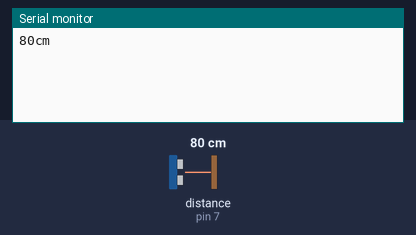
Recording of a sketch running on a simulated Arduino Uno, built with avr-gcc and run on an emulated ATmega328P. Parts: the last lines printed to the serial monitor. Wiring (inferred from the names in the program): ultrasonic range finder: trigger pin 6; echo pin 7. The inputs (shaded band) are chosen by the test bench; at power-on: distance to the obstacle (sensor on pin 7) 80 cm. The echo pulse lasts 58.3 µs per cm.

Above: at 1.2 s.
1.3 s: distance to the obstacle (sensor on pin 7) set to 2 cm
At 2.6 s:
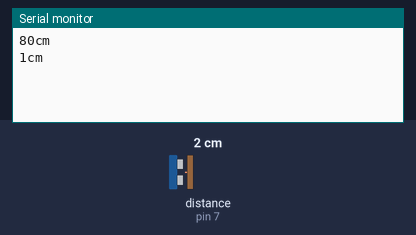
2.8 s: distance to the obstacle (sensor on pin 7) set to 4 cm
At 3.8 s:
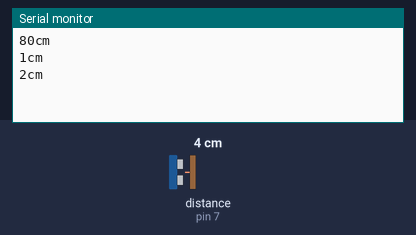
Timing chart, 0 to 5.8 s (numbered marks = the images above; inputs shaded):
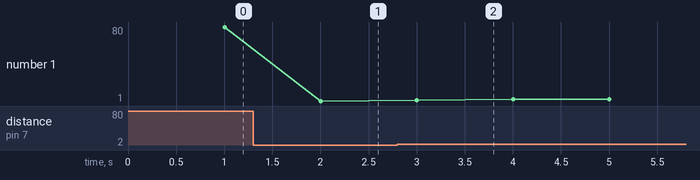

The sketch:

Ultrasonic_Avg.ino
```cpp
// (licence header left out)
const int trigPin = 6;
const int echoPin = 7;

long long lastMillis = 0; //Last time we got a sensor reading
long long lastPrintMillis = 0; //Last time we printed to serial a sensor reading

const long long duration = 100; //Wait 100ms between reads
const long long printDuration = 1000; //Wait 1s between prints

long readings[5];
int readingsCounter = 0;

long avgDistance = 0;

void setup() {
  // initialize serial communication:
  Serial.begin(9600);

  //Setup pin
  pinMode(trigPin, OUTPUT);
  pinMode(echoPin, INPUT);

  lastMillis = lastPrintMillis = millis(); //Initialize the last millis
}

void loop()
{
  long long currentMillis = millis(); //Get the current time

  if(currentMillis - lastMillis >= duration) { //If the time since the last reading >= duration
    long currentDistance = getDistanceCM();
    readings[readingsCounter] = currentDistance; //Add the distance to the array
    avgDistance = average(readings, 5); //Update the average

    readingsCounter = (readingsCounter + 1) % 5;
    lastMillis = currentMillis;
  }

  if(currentMillis - lastPrintMillis >= printDuration) { //If the time since the last *print >= duration
    Serial.print(avgDistance);
    Serial.print("cm");
    Serial.println();

    lastPrintMillis = currentMillis;
  }
}

long average(long A[], int N) {
  long sum = 0;
  for(int i = 0; i < N; i++) {
    sum += A[i];
  }

  long average = sum / N;
  return average;
}

long getDistanceCM() {
  //Copy-pasted from the PING))) sensor code sample with minor changes

  // establish variables for duration of the ping,
  // and the distance result in inches and centimeters:
  long duration, inches, cm;

  // The PING))) is triggered by a HIGH pulse of 2 or more microseconds.
  // Give a short LOW pulse beforehand to ensure a clean HIGH pulse:
  digitalWrite(trigPin, LOW);
  delayMicroseconds(2);
  digitalWrite(trigPin, HIGH);
  delayMicroseconds(5);
  digitalWrite(trigPin, LOW);

  // The same pin is used to read the signal from the PING))): a HIGH
  // pulse whose duration is the time (in microseconds) from the sending
  // of the ping to the reception of its echo off of an object.
  duration = pulseIn(echoPin, HIGH);

  // convert the time into a distance
  inches = microsecondsToInches(duration);
  cm = microsecondsToCentimeters(duration);

  return cm;

}

long microsecondsToInches(long microseconds)
{
  // According to Parallax's datasheet for the PING))), there are
  // 73.746 microseconds per inch (i.e. sound travels at 1130 feet per
  // second).  This gives the distance travelled by the ping, outbound
  // and return, so we divide by 2 to get the distance of the obstacle.
  // See: http://www.parallax.com/dl/docs/prod/acc/28015-PING-v1.3.pdf
  return microseconds / 74 / 2;
}

long microsecondsToCentimeters(long microseconds)
{
  // The speed of sound is 340 m/s or 29 microseconds per centimeter.
  // The ping travels out and back, so to find the distance of the
  // object we take half of the distance travelled.
  return microseconds / 29 / 2;
}
```

Measured:
- after the input at 1.3 s, the serial monitor: prints a new line after 0.70 s (image 1)
- after the input at 2.8 s, the serial monitor: prints a new line after 0.20 s (image 2)
- plotted number 1: 80 → 1 after the input at 1.3 s, 1 → 3 after the input at 2.8 s
